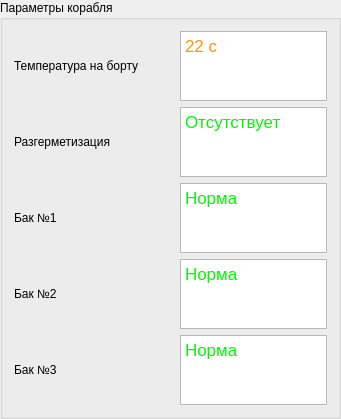
            <widget class="QGroupBox" name="groupBox_5">
             <property name="geometry">
              <rect>
               <x>330</x>
               <y>90</y>
               <width>341</width>
               <height>231</height>
              </rect>
             </property>
             <property name="title">
              <string>Параметры корабля</string>
             </property>
             <layout class="QGridLayout" name="gridLayout_5">
              <item row="0" column="0">
               <layout class="QHBoxLayout" name="horizontalLayout_6">
                <item>
                 <widget class="QLabel" name="label_10">
                  <property name="sizePolicy">
                   <sizepolicy hsizetype="Preferred" vsizetype="Preferred">
                    <horstretch>0</horstretch>
                    <verstretch>0</verstretch>
                   </sizepolicy>
                  </property>
                  <property name="minimumSize">
                   <size>
                    <width>160</width>
                    <height>0</height>
                   </size>
                  </property>
                  <property name="text">
                   <string>Температура на борту</string>
                  </property>
                 </widget>
                </item>
                <item>
                 <widget class="QTextEdit" name="textEdit">
                  <property name="readOnly">
                   <bool>true</bool>
                  </property>
                  <property name="html">
                   <string>&lt;!DOCTYPE HTML PUBLIC &quot;-//W3C//DTD HTML 4.0//EN&quot; &quot;http://www.w3.org/TR/REC-html40/strict.dtd&quot;&gt;
&lt;html&gt;&lt;head&gt;&lt;meta name=&quot;qrichtext&quot; content=&quot;1&quot; /&gt;&lt;meta charset=&quot;utf-8&quot; /&gt;&lt;style type=&quot;text/css&quot;&gt;
p, li { white-space: pre-wrap; }
hr { height: 1px; border-width: 0; }
li.unchecked::marker { content: &quot;\2610&quot;; }
li.checked::marker { content: &quot;\2612&quot;; }
&lt;/style&gt;&lt;/head&gt;&lt;body style=&quot; font-family:'.AppleSystemUIFont'; font-size:13pt; font-weight:400; font-style:normal;&quot;&gt;
&lt;p style=&quot; margin-top:0px; margin-bottom:0px; margin-left:0px; margin-right:0px; -qt-block-indent:0; text-indent:0px;&quot;&gt;&lt;span style=&quot; color:#ff9300;&quot;&gt;22 с&lt;/span&gt;&lt;/p&gt;&lt;/body&gt;&lt;/html&gt;</string>
                  </property>
                 </widget>
                </item>
               </layout>
              </item>
              <item row="1" column="0">
               <layout class="QHBoxLayout" name="horizontalLayout_7">
                <item>
                 <widget class="QLabel" name="label_11">
                  <property name="sizePolicy">
                   <sizepolicy hsizetype="Preferred" vsizetype="Preferred">
                    <horstretch>0</horstretch>
                    <verstretch>0</verstretch>
                   </sizepolicy>
                  </property>
                  <property name="minimumSize">
                   <size>
                    <width>160</width>
                    <height>0</height>
                   </size>
                  </property>
                  <property name="text">
                   <string>Разгерметизация</string>
                  </property>
                 </widget>
                </item>
                <item>
                 <widget class="QTextEdit" name="textEdit_3">
                  <property name="readOnly">
                   <bool>true</bool>
                  </property>
                  <property name="html">
                   <string>&lt;!DOCTYPE HTML PUBLIC &quot;-//W3C//DTD HTML 4.0//EN&quot; &quot;http://www.w3.org/TR/REC-html40/strict.dtd&quot;&gt;
&lt;html&gt;&lt;head&gt;&lt;meta name=&quot;qrichtext&quot; content=&quot;1&quot; /&gt;&lt;meta charset=&quot;utf-8&quot; /&gt;&lt;style type=&quot;text/css&quot;&gt;
p, li { white-space: pre-wrap; }
hr { height: 1px; border-width: 0; }
li.unchecked::marker { content: &quot;\2610&quot;; }
li.checked::marker { content: &quot;\2612&quot;; }
&lt;/style&gt;&lt;/head&gt;&lt;body style=&quot; font-family:'.AppleSystemUIFont'; font-size:13pt; font-weight:400; font-style:normal;&quot;&gt;
&lt;p style=&quot; margin-top:0px; margin-bottom:0px; margin-left:0px; margin-right:0px; -qt-block-indent:0; text-indent:0px;&quot;&gt;&lt;span style=&quot; color:#00f900;&quot;&gt;Отсутствует&lt;/span&gt;&lt;/p&gt;&lt;/body&gt;&lt;/html&gt;</string>
                  </property>
                 </widget>
                </item>
               </layout>
              </item>
              <item row="2" column="0">
               <layout class="QHBoxLayout" name="horizontalLayout_9">
                <item>
                 <widget class="QLabel" name="label_12">
                  <property name="sizePolicy">
                   <sizepolicy hsizetype="Preferred" vsizetype="Preferred">
                    <horstretch>0</horstretch>
                    <verstretch>0</verstretch>
                   </sizepolicy>
                  </property>
                  <property name="minimumSize">
                   <size>
                    <width>160</width>
                    <height>0</height>
                   </size>
                  </property>
                  <property name="text">
                   <string>Бак №1</string>
                  </property>
                 </widget>
                </item>
                <item>
                 <widget class="QTextEdit" name="textEdit_4">
                  <property name="readOnly">
                   <bool>true</bool>
                  </property>
                  <property name="html">
                   <string>&lt;!DOCTYPE HTML PUBLIC &quot;-//W3C//DTD HTML 4.0//EN&quot; &quot;http://www.w3.org/TR/REC-html40/strict.dtd&quot;&gt;
&lt;html&gt;&lt;head&gt;&lt;meta name=&quot;qrichtext&quot; content=&quot;1&quot; /&gt;&lt;meta charset=&quot;utf-8&quot; /&gt;&lt;style type=&quot;text/css&quot;&gt;
p, li { white-space: pre-wrap; }
hr { height: 1px; border-width: 0; }
li.unchecked::marker { content: &quot;\2610&quot;; }
li.checked::marker { content: &quot;\2612&quot;; }
&lt;/style&gt;&lt;/head&gt;&lt;body style=&quot; font-family:'.AppleSystemUIFont'; font-size:13pt; font-weight:400; font-style:normal;&quot;&gt;
&lt;p style=&quot; margin-top:0px; margin-bottom:0px; margin-left:0px; margin-right:0px; -qt-block-indent:0; text-indent:0px;&quot;&gt;&lt;span style=&quot; color:#00f900;&quot;&gt;Норма&lt;/span&gt;&lt;/p&gt;&lt;/body&gt;&lt;/html&gt;</string>
                  </property>
                 </widget>
                </item>
               </layout>
              </item>
              <item row="3" column="0">
               <layout class="QHBoxLayout" name="horizontalLayout_10">
                <item>
                 <widget class="QLabel" name="label_13">
                  <property name="sizePolicy">
                   <sizepolicy hsizetype="Preferred" vsizetype="Preferred">
                    <horstretch>0</horstretch>
                    <verstretch>0</verstretch>
                   </sizepolicy>
                  </property>
                  <property name="minimumSize">
                   <size>
                    <width>160</width>
                    <height>0</height>
                   </size>
                  </property>
                  <property name="text">
                   <string>Бак №2</string>
                  </property>
                 </widget>
                </item>
                <item>
                 <widget class="QTextEdit" name="textEdit_5">
                  <property name="readOnly">
                   <bool>true</bool>
                  </property>
                  <property name="html">
                   <string>&lt;!DOCTYPE HTML PUBLIC &quot;-//W3C//DTD HTML 4.0//EN&quot; &quot;http://www.w3.org/TR/REC-html40/strict.dtd&quot;&gt;
&lt;html&gt;&lt;head&gt;&lt;meta name=&quot;qrichtext&quot; content=&quot;1&quot; /&gt;&lt;meta charset=&quot;utf-8&quot; /&gt;&lt;style type=&quot;text/css&quot;&gt;
p, li { white-space: pre-wrap; }
hr { height: 1px; border-width: 0; }
li.unchecked::marker { content: &quot;\2610&quot;; }
li.checked::marker { content: &quot;\2612&quot;; }
&lt;/style&gt;&lt;/head&gt;&lt;body style=&quot; font-family:'.AppleSystemUIFont'; font-size:13pt; font-weight:400; font-style:normal;&quot;&gt;
&lt;p style=&quot; margin-top:0px; margin-bottom:0px; margin-left:0px; margin-right:0px; -qt-block-indent:0; text-indent:0px;&quot;&gt;&lt;span style=&quot; color:#00f900;&quot;&gt;Норма&lt;/span&gt;&lt;/p&gt;&lt;/body&gt;&lt;/html&gt;</string>
                  </property>
                 </widget>
                </item>
               </layout>
              </item>
              <item row="4" column="0">
               <layout class="QHBoxLayout" name="horizontalLayout_11">
                <item>
                 <widget class="QLabel" name="label_14">
                  <property name="sizePolicy">
                   <sizepolicy hsizetype="Preferred" vsizetype="Preferred">
                    <horstretch>0</horstretch>
                    <verstretch>0</verstretch>
                   </sizepolicy>
                  </property>
                  <property name="minimumSize">
                   <size>
                    <width>160</width>
                    <height>0</height>
                   </size>
                  </property>
                  <property name="text">
                   <string>Бак №3</string>
                  </property>
                 </widget>
                </item>
                <item>
                 <widget class="QTextEdit" name="textEdit_6">
                  <property name="readOnly">
                   <bool>true</bool>
                  </property>
                  <property name="html">
                   <string>&lt;!DOCTYPE HTML PUBLIC &quot;-//W3C//DTD HTML 4.0//EN&quot; &quot;http://www.w3.org/TR/REC-html40/strict.dtd&quot;&gt;
&lt;html&gt;&lt;head&gt;&lt;meta name=&quot;qrichtext&quot; content=&quot;1&quot; /&gt;&lt;meta charset=&quot;utf-8&quot; /&gt;&lt;style type=&quot;text/css&quot;&gt;
p, li { white-space: pre-wrap; }
hr { height: 1px; border-width: 0; }
li.unchecked::marker { content: &quot;\2610&quot;; }
li.checked::marker { content: &quot;\2612&quot;; }
&lt;/style&gt;&lt;/head&gt;&lt;body style=&quot; font-family:'.AppleSystemUIFont'; font-size:13pt; font-weight:400; font-style:normal;&quot;&gt;
&lt;p style=&quot; margin-top:0px; margin-bottom:0px; margin-left:0px; margin-right:0px; -qt-block-indent:0; text-indent:0px;&quot;&gt;&lt;span style=&quot; color:#00f900;&quot;&gt;Норма&lt;/span&gt;&lt;/p&gt;&lt;/body&gt;&lt;/html&gt;</string>
                  </property>
                 </widget>
                </item>
               </layout>
              </item>
             </layout>
            </widget>
